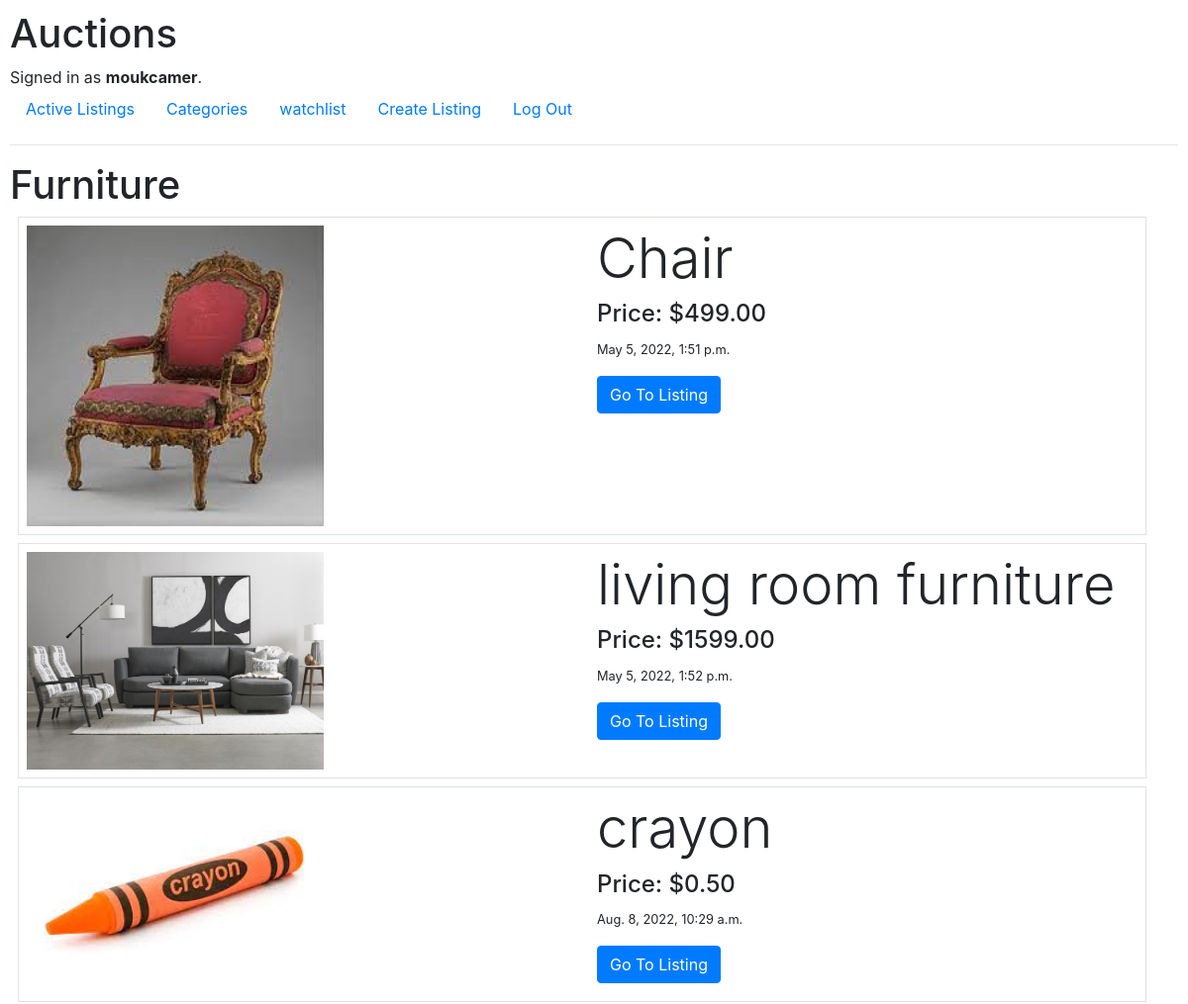
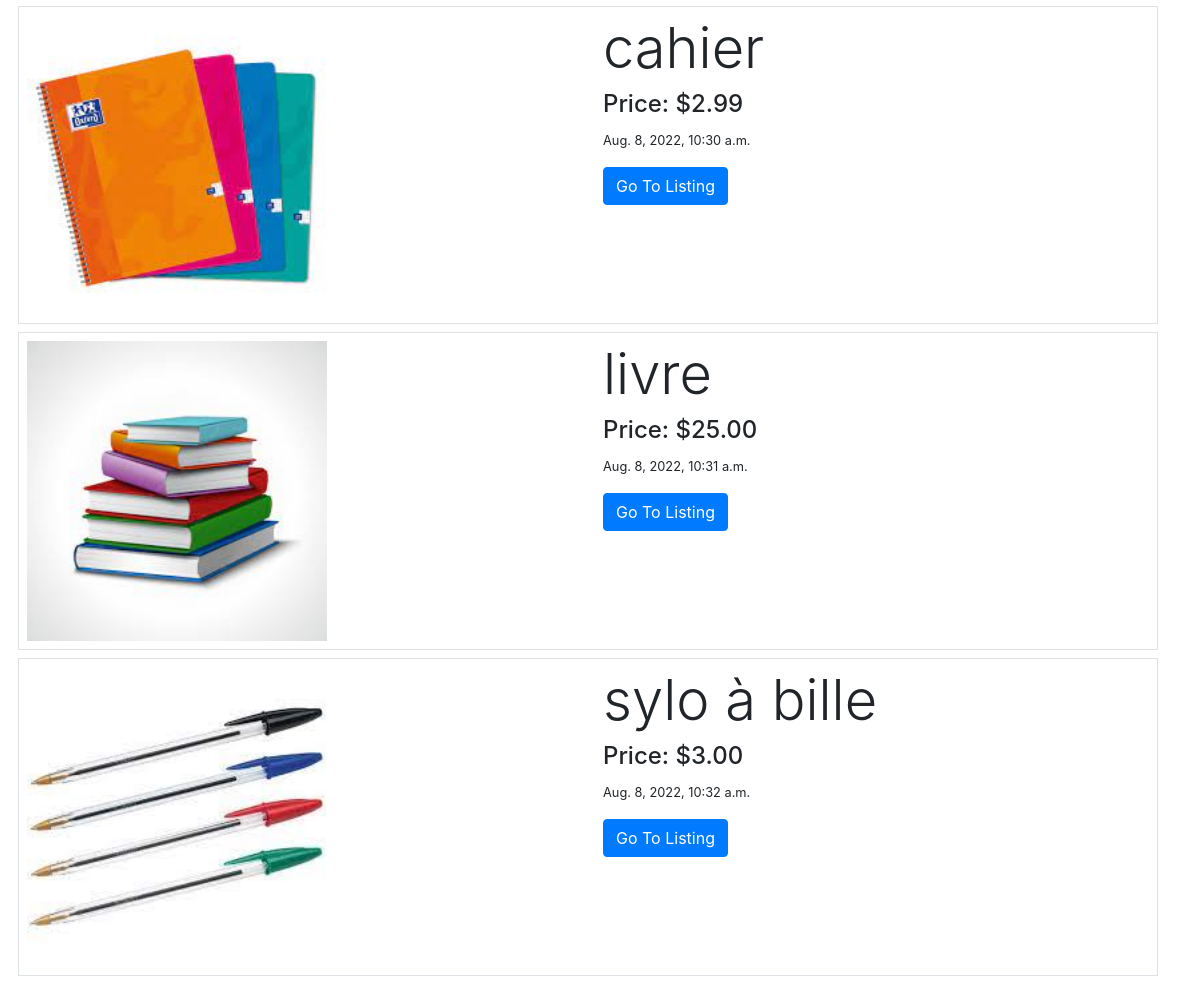
The app's page /categories/b (signed in) with its own data (2 pictures, top to bottom).
### auctions/models.py (models this page shows, shortened)
class User(AbstractUser):
    pass

class Listing(models.Model):
    item = models.CharField(max_length=64)
    description = models.CharField(max_length=255, blank=True)
    price = models.DecimalField(max_digits=10, decimal_places=2)
    category = models.CharField(max_length=1, choices=CATEGORIES, default=CATEGORIES[5][1])
    time = models.DateTimeField(auto_now_add=True, blank=True)
    closed = models.BooleanField(default=False)
    owner = models.ForeignKey(User, on_delete=models.CASCADE, related_name="owners")
    bids = models.ManyToManyField(Bid, blank=True, related_name="bids")
    comments = models.ManyToManyField(Comment, blank=True, related_name="comments")
    image = models.ImageField(null=True, blank=True)

### auctions/views.py (the view)
# urls.py: path("categories/<str:category>", views.show_category_listings, name="show"),
@login_required
def show_category_listings(request, category):
    listings = Listing.objects.filter(category__in = category[0])
    cat = dict(CATEGORIES)
    return render(request, 'auctions/specific.html', {
        "listings": listings,
        "category": cat[category]
    })

### auctions/templates/auctions/specific.html (shortened to what this page needs)
{% extends 'auctions/layout.html' %}
{% block body %}
  <h1>{{ category }}</h1>
  {% for listing in listings %}
    <div class="container border p-2 m-2">
        <div class="row">
            <div class="col">
                <img src="{{ listing.image.url }}" alt="image" style="width: 300px; height: auto">
            </div>
            <div class="col text-left">
                <h2 class="display-4">{{ listing.item }}</h2>
                <h4>Price: ${{ listing.price }}</h4>
                <p><small>{{ listing.time }}</small></p>
                <a href="{% url 'listing' listing.id %}" type="submit" class="btn btn-primary">Go To Listing</a>
            </div>
        </div>
    </div>
  {% endfor %}
{% endblock %}

### auctions/templates/auctions/layout.html (shortened to what this page needs)
{% load static %}
<!DOCTYPE html>
<html lang="en">
    <head>
        <link rel="stylesheet" href="https://stackpath.bootstrapcdn.com/bootstrap/4.4.1/css/bootstrap.min.css">
        <link href="{% static 'auctions/styles.css' %}" rel="stylesheet">
    </head>
    <body>
       <h1>Auctions</h1>
        <div>
            {% if user.is_authenticated %}
                Signed in as <strong>{{ user.username }}</strong>.
            {% else %}
                Not signed in.
            {% endif %}
        </div>
        <ul class="nav">
            <li class="nav-item">
                <a class="nav-link" href="{% url 'index' %}">Active Listings</a>
            </li>
            <li class="nav-item">
                <a class="nav-link" href="{% url 'categories' %}">Categories</a>
            </li>
            <li class="nav-item">
                <a class="nav-link" href="{% url 'watchlist' %}">watchlist</a>
            </li>
            <li class="nav-item">
                <a class="nav-link" href="{% url 'create' %}">Create Listing</a>
            </li>
            {% if user.is_authenticated %}
                <li class="nav-item">
                    <a class="nav-link" href="{% url 'logout' %}">Log Out</a>
                </li>
            {% endif %}
        </ul>
        <hr>
        {% block body %}
        {% endblock %}
    </body>
</html>

### auctions/static/auctions/styles.css (style rules this page uses)
body { padding: 10px; }

### records on screen
User: username "moukcamer"
Listing: image (picture), item "Chair", price "499.00", time "May 5, 2022, 1:51 p.m."
Listing: image (picture), item "living room furniture", price "1599.00", time "May 5, 2022, 1:52 p.m."
Listing: image (picture), item "crayon", price "0.50", time "Aug. 8, 2022, 10:29 a.m."
Listing: image (picture), item "cahier", price "2.99", time "Aug. 8, 2022, 10:30 a.m."
Listing: image (picture), item "livre", price "25.00", time "Aug. 8, 2022, 10:31 a.m."
Listing: image (picture), item "sylo à bille", price "3.00", time "Aug. 8, 2022, 10:32 a.m."

### other values on screen
{{ category }} "Furniture"
